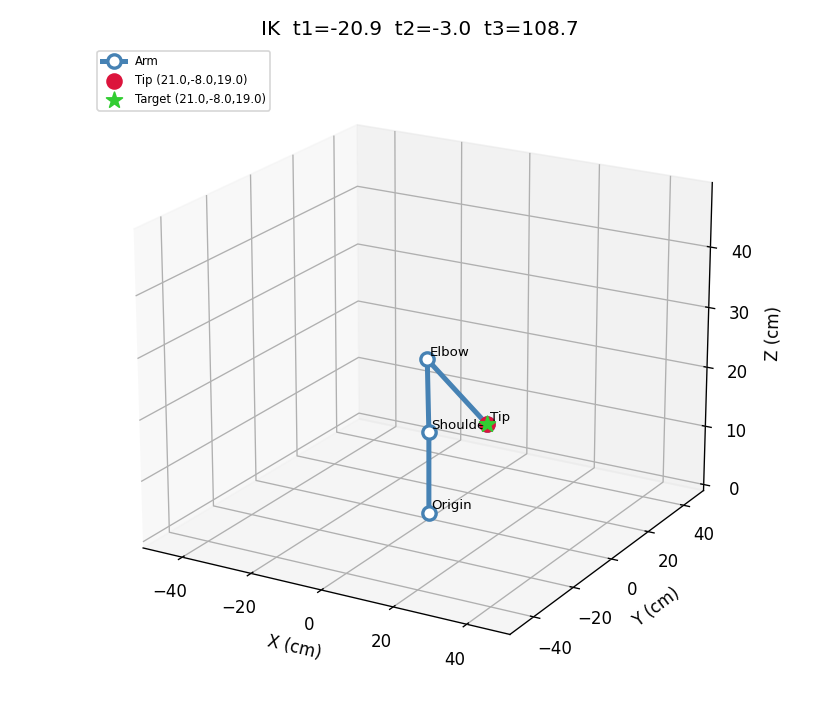

Recreate this plot in Python.
"""
============================================================
 4-DOF Robot Arm — Inverse Kinematics + Serial Control
 Python side
============================================================

 HOW TO USE
 ----------
   python robot_arm_IK.py
   Enter a target (x, y, z) in cm.
   IK computes theta1, theta2, theta3.
   FK verifies the solution matches the target.
   Angles are sent to Arduino → robot moves smoothly.
   Plot saved to robot_arm_IK.png.

 INVERSE KINEMATICS — GEOMETRIC SOLUTION
 ----------------------------------------
 Your arm is a 3-DOF planar arm + base rotation.
 This gives a clean closed-form geometric solution.

 Step 1 — theta1 (base rotation):
   theta1 = atan2(y, x)
   This points the arm plane toward the target.

 Step 2 — Reduce to 2D planar problem:
   r  = sqrt(x^2 + y^2)   radial distance in XY plane
   z' = z - L1             height above shoulder

 Step 3 — theta3 (elbow angle, law of cosines):
   cos(theta3) = (r^2 + z'^2 - L2^2 - L3^2) / (2*L2*L3)
   theta3 = atan2(+sqrt(1 - cos^2), cos)  → elbow UP
   theta3 = atan2(-sqrt(1 - cos^2), cos)  → elbow DOWN

 Step 4 — theta2 (shoulder angle):
   k1 = L2 + L3*cos(theta3)
   k2 = L3*sin(theta3)
   theta2 = atan2(r, z') - atan2(k2, k1)

 Step 5 — Pick best solution:
   Both elbow-up and elbow-down are computed.
   The one whose joint angles are within safe limits is chosen.
   If both are valid, elbow-up is preferred.

 FK VERIFICATION:
   The computed angles are plugged back into FK.
   If the FK result matches the target within 0.5 cm, solution is accepted.

 WORKSPACE LIMITS
 ----------------
   Max reach : 29 cm forward, +-11.7 cm lateral (checkerboard workspace)
   Z grasp   : 1.5 cm min (mid-height of 3cm box)
   Z must be > 0 (below ground not reachable)

 REQUIRES:  pip install pyserial numpy matplotlib
============================================================
"""

import math
import time
import numpy as np
import matplotlib
matplotlib.use("Agg")
import matplotlib.pyplot as plt
from mpl_toolkits.mplot3d import Axes3D  # noqa: F401

try:
    import serial
    import serial.tools.list_ports
    SERIAL_AVAILABLE = True
except ImportError:
    SERIAL_AVAILABLE = False
    print("[WARN] pyserial not installed. Running without serial.")

# ── Robot parameters (from FK) ────────────────────────────────
L1 = 13.5   # cm  ground → shoulder
L2 = 12.0   # cm  shoulder → elbow
L3 = 24.0   # cm  elbow → tip

# Safe kinematic angle limits (degrees)
# Derived from servo limits 5°–175° and horn offsets
LIMITS = {
    "theta1": (-55.0,  55.0),   # base rotation
    "theta2": (-50.0,  85.0),   # shoulder
    "theta3": ( 40.0, 148.0),   # elbow-up only
}

FK_TOLERANCE  = 0.5    # cm — acceptable FK verification error
BAUD_RATE     = 9600
SERIAL_PORT   = None   # None = auto-detect, or set e.g. "COM4"
PLOT_FILE     = "robot_arm_IK.png"


# ════════════════════════════════════════════════════════════
#  FORWARD KINEMATICS  (from FK phase — used for verification)
# ════════════════════════════════════════════════════════════

def forward_kinematics(t1_deg, t2_deg, t3_deg):
    """
    Planar FK + base rotation.
    Returns [p0, p1, p2, p3] joint positions and tip position.
    """
    t1 = math.radians(t1_deg)
    t2 = math.radians(t2_deg)
    t3 = math.radians(t3_deg)

    p0 = np.array([0.0, 0.0, 0.0])
    p1 = np.array([0.0, 0.0, L1])

    # Planar arm in XZ plane
    x_elbow = L2 * math.sin(t2)
    z_elbow = L1 + L2 * math.cos(t2)

    angle23 = t2 + t3
    x_tip   = x_elbow + L3 * math.sin(angle23)
    z_tip   = L1 + L2 * math.cos(t2) + L3 * math.cos(angle23)

    # Apply base rotation
    x2 =  x_elbow * math.cos(t1)
    y2 =  x_elbow * math.sin(t1)
    x3 =  x_tip   * math.cos(t1)
    y3 =  x_tip   * math.sin(t1)

    p2 = np.array([x2, y2, z_elbow])
    p3 = np.array([x3, y3, z_tip])

    return [p0, p1, p2, p3], p3


# ════════════════════════════════════════════════════════════
#  INVERSE KINEMATICS  (geometric closed-form)
# ════════════════════════════════════════════════════════════

def check_limits(t1, t2, t3):
    """Returns True if all angles are within safe kinematic limits."""
    return (LIMITS["theta1"][0] <= t1 <= LIMITS["theta1"][1] and
            LIMITS["theta2"][0] <= t2 <= LIMITS["theta2"][1] and
            LIMITS["theta3"][0] <= t3 <= LIMITS["theta3"][1])


def inverse_kinematics(x, y, z):
    """
    Geometric IK for 3-DOF planar arm + base rotation.

    Parameters
    ----------
    x, y, z : float  target position in cm (world frame)

    Returns
    -------
    (t1, t2, t3) : tuple of floats in degrees, or None if unreachable
    error_msg    : string describing failure reason, or None on success
    """

    # ── Workspace check ───────────────────────────────────────
    if z < 0:
        return None, "Target below ground (z < 0)"

    r  = math.sqrt(x**2 + y**2)     # radial distance
    zp = z - L1                      # height above shoulder joint

    dist = math.sqrt(r**2 + zp**2)  # distance from shoulder to target

    max_reach = L2 + L3
    min_reach = abs(L2 - L3)

    if dist > max_reach:
        return None, f"Target out of reach: distance from shoulder={dist:.2f} cm, max={max_reach:.2f} cm"
    if dist < min_reach:
        return None, f"Target too close: distance from shoulder={dist:.2f} cm, min={min_reach:.2f} cm"

    # ── Step 1: theta1 ────────────────────────────────────────
    t1_rad = math.atan2(y, x)
    t1_deg = math.degrees(t1_rad)

    # ── Step 2: theta3 (law of cosines) ──────────────────────
    cos_t3 = (r**2 + zp**2 - L2**2 - L3**2) / (2 * L2 * L3)
    cos_t3 = max(-1.0, min(1.0, cos_t3))   # clamp for floating point safety

    sin_t3_up   =  math.sqrt(1 - cos_t3**2)   # elbow UP
    sin_t3_down = -math.sqrt(1 - cos_t3**2)   # elbow DOWN

    t3_up   = math.degrees(math.atan2(sin_t3_up,   cos_t3))
    t3_down = math.degrees(math.atan2(sin_t3_down, cos_t3))

    # ── Step 3: theta2 for each t3 solution ───────────────────
    def compute_t2(t3_deg):
        t3 = math.radians(t3_deg)
        k1 = L2 + L3 * math.cos(t3)
        k2 = L3 * math.sin(t3)
        t2 = math.atan2(r, zp) - math.atan2(k2, k1)
        return math.degrees(t2)

    t2_up   = compute_t2(t3_up)
    t2_down = compute_t2(t3_down)

    # ── Step 4: pick valid solution ───────────────────────────
    # Prefer elbow-up; fall back to elbow-down
    solutions = [
        ("elbow-up", t1_deg, t2_up, t3_up),
        # elbow-down excluded — outside servo limits for this workspace
    ]

    for name, t1, t2, t3 in solutions:
        if not check_limits(t1, t2, t3):
            continue

        # FK verification
        _, fk_tip = forward_kinematics(t1, t2, t3)
        err = math.sqrt((fk_tip[0]-x)**2 + (fk_tip[1]-y)**2 + (fk_tip[2]-z)**2)
        if err <= FK_TOLERANCE:
            return (t1, t2, t3), None

    # Both solutions failed — report why
    msgs = []
    for name, t1, t2, t3 in solutions:
        if not check_limits(t1, t2, t3):
            msgs.append(f"{name}: angles ({t1:.1f},{t2:.1f},{t3:.1f}) exceed joint limits")
        else:
            _, fk_tip = forward_kinematics(t1, t2, t3)
            err = math.sqrt((fk_tip[0]-x)**2 + (fk_tip[1]-y)**2 + (fk_tip[2]-z)**2)
            msgs.append(f"{name}: FK error {err:.3f} cm exceeds tolerance")

    return None, " | ".join(msgs)


# ════════════════════════════════════════════════════════════
#  PLOT
# ════════════════════════════════════════════════════════════

def save_plot(positions, target, t1, t2, t3):
    p0, p1, p2, p3 = positions
    pts = np.array([p0, p1, p2, p3])

    fig = plt.figure(figsize=(7, 6))
    ax  = fig.add_subplot(111, projection='3d')

    # Arm links
    ax.plot(pts[:, 0], pts[:, 1], pts[:, 2],
            '-o', color='steelblue', linewidth=3,
            markersize=8, markerfacecolor='white', markeredgewidth=2,
            label='Arm')

    # Achieved tip
    ax.scatter(*p3, color='crimson', s=80, zorder=5, label=f'Tip ({p3[0]:.1f},{p3[1]:.1f},{p3[2]:.1f})')

    # Target point
    ax.scatter(*target, color='limegreen', s=100, marker='*', zorder=6,
               label=f'Target ({target[0]:.1f},{target[1]:.1f},{target[2]:.1f})')

    # Joint labels
    for pt, lbl in zip(pts, ['Origin', 'Shoulder', 'Elbow', 'Tip']):
        ax.text(pt[0]+0.5, pt[1]+0.5, pt[2]+0.5, lbl, fontsize=8)

    r = L1 + L2 + L3
    ax.set_xlim(-r, r)
    ax.set_ylim(-r, r)
    ax.set_zlim(0, r)
    ax.set_xlabel('X (cm)')
    ax.set_ylabel('Y (cm)')
    ax.set_zlabel('Z (cm)')
    ax.set_title(f'IK  t1={t1:.1f}  t2={t2:.1f}  t3={t3:.1f}')
    ax.legend(loc='upper left', fontsize=7)
    ax.view_init(elev=20, azim=-60)
    ax.set_box_aspect([1, 1, 0.8])

    fig.tight_layout()
    fig.savefig(PLOT_FILE, dpi=120)
    plt.close(fig)
    print(f"  [PLOT] Saved → {PLOT_FILE}")


# ════════════════════════════════════════════════════════════
#  SERIAL
# ════════════════════════════════════════════════════════════

def find_arduino_port():
    if not SERIAL_AVAILABLE:
        return None
    ports = list(serial.tools.list_ports.comports())
    for p in ports:
        if any(kw in (p.description or "").lower()
               for kw in ["arduino", "ch340", "cp210", "usb serial", "usb-serial"]):
            return p.device
    return ports[0].device if ports else None


def connect_serial(port=None):
    if not SERIAL_AVAILABLE:
        return None
    target = port or find_arduino_port()
    if not target:
        print("  [WARN] No serial port found. Simulation mode.")
        return None
    try:
        ser = serial.Serial(target, BAUD_RATE, timeout=5)
        time.sleep(2)
        while ser.in_waiting:
            msg = ser.readline().decode('utf-8', errors='replace').strip()
            if msg:
                print(f"  [Arduino] {msg}")
        print(f"  [INFO] Connected on {target}")
        return ser
    except Exception as e:
        print(f"  [WARN] Serial failed ({e}). Simulation mode.")
        return None


def send_to_arduino(ser, t1, t2, t3):
    """Send kinematic angles. Gripper always closed."""
    cmd = f"{t1:.2f},{t2:.2f},{t3:.2f}\n"
    if ser is None:
        print(f"  [SIM] Would send: {cmd.strip()}")
        return True

    ser.write(cmd.encode())
    ser.flush()

    # Wait for confirmation (longer timeout since arm moves smoothly)
    resp = ser.readline().decode('utf-8', errors='replace').strip()
    if resp.startswith("OK:"):
        parts = resp[3:].split(',')
        print(f"  [Arduino] Reached → s1={parts[0]}°  s2={parts[1]}°  s3={parts[2]}°")
        return True
    elif resp.startswith("ERR:"):
        print(f"  [Arduino ERROR] {resp[4:]}")
        return False
    else:
        print(f"  [Arduino] {resp}")
        return False


# ════════════════════════════════════════════════════════════
#  INPUT HELPERS
# ════════════════════════════════════════════════════════════

def get_float(prompt):
    while True:
        try:
            return float(input(prompt))
        except ValueError:
            print("    Enter a number.")


# ════════════════════════════════════════════════════════════
#  MAIN
# ════════════════════════════════════════════════════════════

def main():
    print()
    print("╔══════════════════════════════════════════════════════╗")
    print("║   4-DOF Robot Arm — Inverse Kinematics  v1           ║")
    print("║   L1=13.5  L2=12  L3=24  (cm)                       ║")
    print("║   Enter target (x,y,z) → robot moves there          ║")
    print("║   Start pose: theta1=0, theta2=0, theta3=90          ║")
    print("║   (upper arm horizontal — safe resting position)     ║")
    print("╚══════════════════════════════════════════════════════╝")
    print()

    ser = connect_serial(SERIAL_PORT)

    while True:
        print("-- Enter target coordinate (cm) ------------------")
        try:
            x = get_float("  x: ")
            y = get_float("  y: ")
            z = get_float("  z: ")
        except (EOFError, KeyboardInterrupt):
            break

        print(f"\n  Target: ({x:.2f}, {y:.2f}, {z:.2f})")

        # Solve IK
        result, err_msg = inverse_kinematics(x, y, z)

        if result is None:
            print(f"  [IK FAILED] {err_msg}")
            print()
            cont = input("  Try again? [y/n]: ").strip().lower()
            if cont != 'y':
                break
            continue

        t1, t2, t3 = result

        # FK verification
        positions, fk_tip = forward_kinematics(t1, t2, t3)
        fk_err = math.sqrt((fk_tip[0]-x)**2 + (fk_tip[1]-y)**2 + (fk_tip[2]-z)**2)

        print(f"\n  IK Solution:")
        print(f"    theta1 = {t1:8.3f} deg  (base)")
        print(f"    theta2 = {t2:8.3f} deg  (forearm)")
        print(f"    theta3 = {t3:8.3f} deg  (upper arm)")
        print(f"\n  FK Verification:")
        print(f"    Target  : ({x:.3f}, {y:.3f}, {z:.3f})")
        print(f"    Achieved: ({fk_tip[0]:.3f}, {fk_tip[1]:.3f}, {fk_tip[2]:.3f})")
        print(f"    Error   : {fk_err:.4f} cm  ({'PASS' if fk_err <= FK_TOLERANCE else 'FAIL'})")

        # Save plot
        save_plot(positions, (x, y, z), t1, t2, t3)

        # Send to Arduino
        print(f"\n  Sending to robot...")
        success = send_to_arduino(ser, t1, t2, t3)
        if success:
            print(f"  [DONE] Robot moving to ({x:.1f}, {y:.1f}, {z:.1f})")

        print()
        try:
            cont = input("  Move to another coordinate? [y/n]: ").strip().lower()
        except (EOFError, KeyboardInterrupt):
            break
        if cont != 'y':
            break
        print()

    if ser and SERIAL_AVAILABLE and ser.is_open:
        ser.close()
        print("  [INFO] Serial port closed.")
    print("  Done.")


if __name__ == "__main__":
    main()
